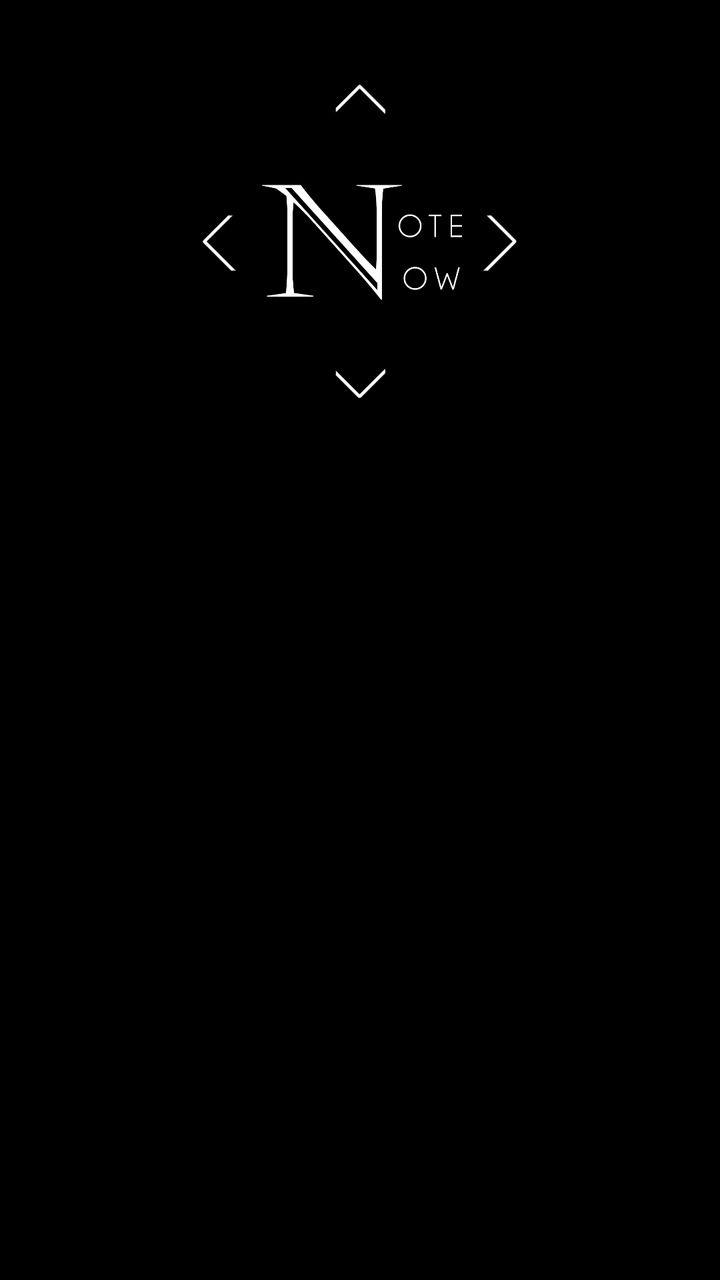
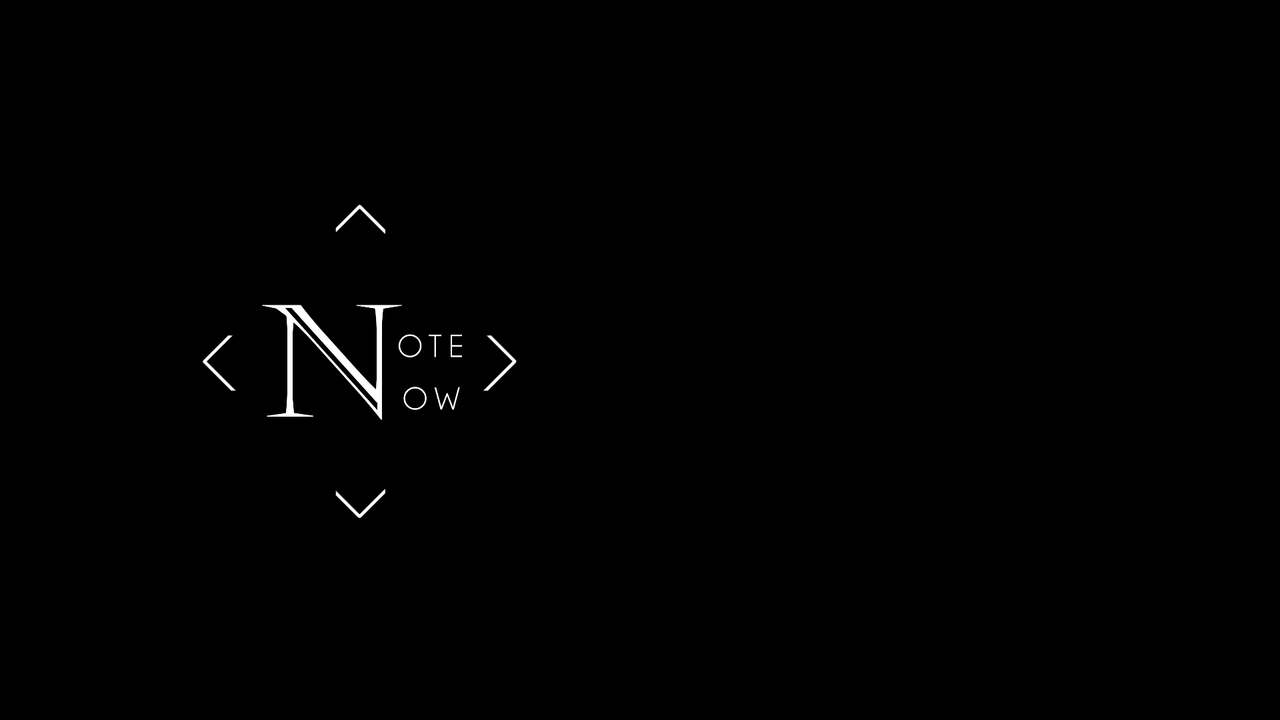

Two renders of one Android screen. The first uses the default layout on a phone; the second uses the alternative layout the repository ships for a different screen configuration, on a matching device. The two XML files are below.
<!-- AndroidManifest.xml: application theme NoteNowTheme -->
<!-- res/layout/activity_about.xml -->
<?xml version="1.0" encoding="utf-8"?>
<RelativeLayout xmlns:android="http://schemas.android.com/apk/res/android"
    android:layout_width="match_parent"
    android:layout_height="match_parent"
    android:background="#000000">

    <ImageView
        android:id="@+id/app_logo"
        android:layout_width="match_parent"
        android:layout_height="240dp"
        android:layout_centerHorizontal="true"
        android:layout_alignParentTop="true"
        android:contentDescription="@string/app_name"
        android:src="@drawable/app" />

    <TextView
        android:id="@+id/app_id"
        android:layout_width="match_parent"
        android:layout_height="wrap_content"
        android:layout_below="@+id/app_logo"
        android:layout_marginTop="20dp"
        android:gravity="center"
        android:textColor="@color/white_pressed"
        android:textSize="20sp"
        android:textStyle="bold"
        android:typeface="monospace" />

    <TextView
        android:id="@+id/app_ver"
        android:layout_width="match_parent"
        android:layout_height="wrap_content"
        android:layout_below="@id/app_id"
        android:gravity="center"
        android:textColor="@color/white_pressed"
        android:typeface="monospace" />

    <TextView
        android:id="@+id/dev_name"
        android:layout_width="match_parent"
        android:layout_height="wrap_content"
        android:layout_alignParentBottom="true"
        android:layout_alignParentStart="true"
        android:layout_marginBottom="40dp"
        android:gravity="center"
        android:textColor="@color/white_pressed" />


</RelativeLayout>
<!-- resources referenced by this layout -->
<resources>
  <color name="white_pressed">#f1f1f1</color>
  <!-- drawable app: png bitmap (drawable, 37229 bytes) -->
  <string name="app_name">NoteNow</string>
  <style name="NoteNowTheme" parent="AppTheme">
  
          <item name="colorPrimary">@color/colorPrimary</item>
          <item name="colorPrimaryDark">@color/colorPrimaryDark</item>
          <item name="colorAccent">@color/colorAccent</item>
      </style>
  <style name="AppTheme" parent="Theme.AppCompat.Light.NoActionBar">
  
      </style>
  <color name="colorPrimary">#009688</color>
  <color name="colorPrimaryDark">#00796b</color>
  <color name="colorAccent">#00b0ff</color>
</resources>
<!-- res/layout-land/activity_about.xml (the author's variant of the layout above) -->
<!-- drawn on the phone turned sideways -->
<?xml version="1.0" encoding="utf-8"?>
<RelativeLayout xmlns:android="http://schemas.android.com/apk/res/android"
    android:layout_width="match_parent"
    android:layout_height="match_parent"
    android:background="#000000">

    <ImageView
        android:id="@+id/app_logo"
        android:layout_width="240dp"
        android:layout_height="match_parent"
        android:layout_alignParentStart="true"
        android:layout_centerVertical="true"
        android:layout_marginStart="60dp"
        android:contentDescription="@string/app_name"
        android:src="@drawable/app" />

    <TextView
        android:id="@+id/app_id"
        android:layout_width="wrap_content"
        android:layout_height="match_parent"
        android:layout_marginStart="40dp"
        android:layout_toEndOf="@+id/app_logo"
        android:gravity="center_vertical"
        android:textColor="@color/white_pressed"
        android:textSize="20sp"
        android:textStyle="bold"
        android:typeface="monospace" />

    <TextView
        android:id="@+id/app_ver"
        android:layout_width="wrap_content"
        android:layout_height="match_parent"
        android:layout_marginStart="10dp"
        android:layout_toEndOf="@+id/app_id"
        android:gravity="center"
        android:textColor="@color/white_pressed"
        android:typeface="monospace" />

    <TextView
        android:id="@+id/dev_name"
        android:layout_width="190dp"
        android:layout_height="wrap_content"
        android:layout_alignParentBottom="true"
        android:layout_marginBottom="120dp"
        android:layout_toEndOf="@+id/app_logo"
        android:gravity="center"
        android:textColor="@color/white_pressed" />

</RelativeLayout>
